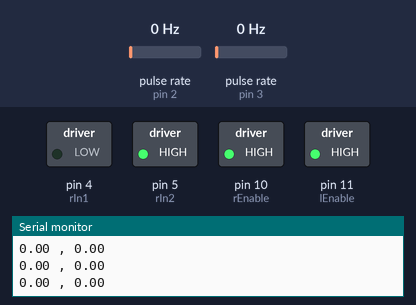
The sketch below on a simulated Arduino Uno, built with avr-gcc and run on an emulated ATmega328P. Parts: switched loads named in the sketch (green lamp = pin HIGH), the last lines printed to the serial monitor. Wiring (inferred from the names in the program): 2 × pulse sensor: data pin 2 / data pin 3. The inputs (shaded band) are chosen by the test bench; at power-on: pulse rate (sensors on pin 2, pin 3) 0 Hz. Pins used as bus, display or sensor lines are not drawn.

Above: at 2.7 s.
2.8 s: pulse rate (sensor on pin 2) set to 4 Hz
At 5.12 s:
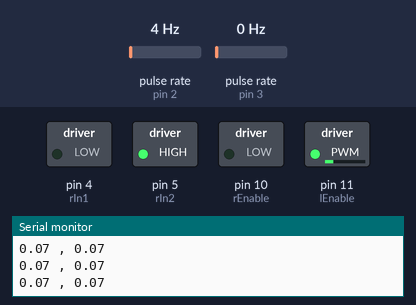
5.8 s: pulse rate (sensor on pin 3) set to 4 Hz
At 5.8 s:
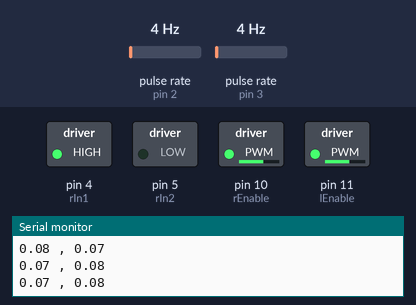
8.8 s: pulse rate (sensor on pin 2) set to 50 Hz
At 9.86 s:
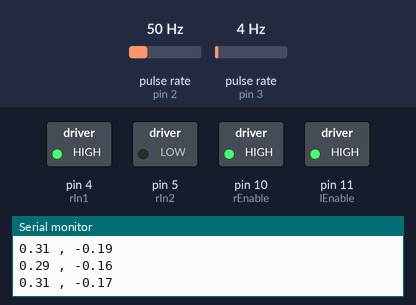
11.8 s: pulse rate (sensor on pin 3) set to 100 Hz
14.8 s: pulse rate (sensor on pin 2) set to 150 Hz
17.8 s: pulse rate (sensor on pin 3) set to 4 Hz
At 19.67 s:
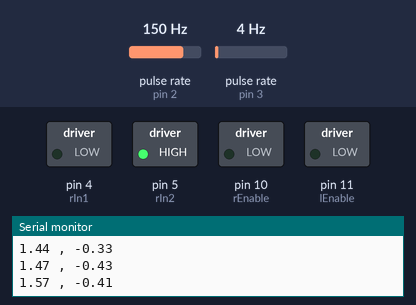
Timing chart, 0 to 21.8 s (numbered marks = the images above; inputs shaded):
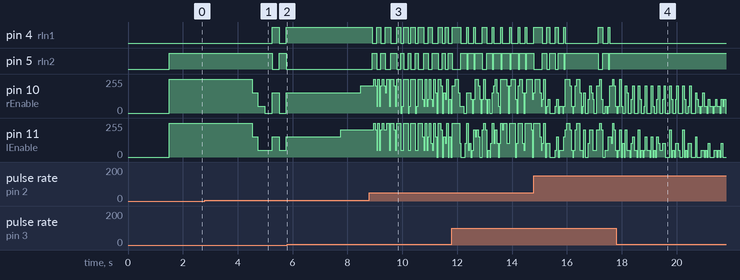

Measured:
- after the input at 2.8 s, pin 4 (rIn1): LOW → HIGH after 2.5 s, → LOW 0.26 s later, → HIGH 0.26 s later; pin 5 (rIn2): HIGH → LOW after 2.5 s, → HIGH 0.26 s later, → LOW 0.26 s later
- after the input at 5.8 s, pin 4 (rIn1): stops changing and stays HIGH; pin 5 (rIn2): stops changing and stays LOW
- after the input at 8.8 s, pin 4 (rIn1): HIGH → LOW after 0.10 s, → HIGH 0.16 s later, → LOW 0.16 s later, → HIGH 0.16 s later, … (19 changes in this stretch); pin 5 (rIn2): LOW → HIGH after 0.10 s, → LOW 0.16 s later, → HIGH 0.16 s later, → LOW 0.16 s later, … (19 changes in this stretch)
- after the input at 17.8 s, pin 4 (rIn1): stops changing and stays LOW; pin 5 (rIn2): stops changing and stays HIGH

The sketch:

Gain_Matrix.ino
```cpp
#define R         (float) 0.032
#define L         (float) 0.135
#define FORWARD           1
#define BACKWARD          0
#define rIn1              4
#define rIn2              5
#define lIn1              5
#define lIn2              7
#define rEnable           10
#define lEnable           11
#define rEncoder          2
#define lEncoder          3
#define lDcGain (float) 38.35
#define rDcGain (float) 40.5

//initializing global variables

volatile float rMotorTicks = 0;
volatile float lMotorTicks = 0;
float dR=0.0, dL=0.0, dC=0.0;
float x=0.0, y=0.0, theta=0.0;
float rMotorSpeed = 0, lMotorSpeed = 0;
float v = 0, w = 0, k11 =2, k12 = 2, k13 = 0, k21 = 0, k22 = 0, k23 = 5, vR = 0,  vL = 0, eX = 0, eY = 0 , eTheta = 0;
float xGoal= 1 , yGoal = 0, thetaGoal = 0;
int rDir=FORWARD, lDir=FORWARD;
float vmr = 0, vml = 0, Vmr = 0, Vml = 0 ;
float lVolt,rVolt;
float lSpeed =0.0, rSpeed=0.0;
float lControlAction=0.0,rControlAction=0.0;
void setup() {
  // put your setup code here, to run once:
  pinMode(rIn1, OUTPUT);
  pinMode(rIn2, OUTPUT);
  pinMode(lIn1, OUTPUT);
  pinMode(lIn2, OUTPUT);
  pinMode(rEnable, OUTPUT);
  pinMode(lEnable, OUTPUT);
  pinMode(rEncoder, INPUT);
  digitalWrite(rEncoder, HIGH);
  pinMode(lEncoder, INPUT);
  digitalWrite(lEncoder, HIGH);
  attachInterrupt(digitalPinToInterrupt(rEncoder), doRightEncoder, RISING);
  attachInterrupt(digitalPinToInterrupt(lEncoder), doLeftEncoder, RISING);
  Serial.begin(9600);

  delay(1500);
}

void rightWheel(int rspeed){

   switch(rDir){

    case FORWARD:
      digitalWrite(rIn1, LOW);
      digitalWrite(rIn2, HIGH);
      break;

    case BACKWARD:
      digitalWrite(rIn1, HIGH);
      digitalWrite(rIn2, LOW);
      break;

    }
  analogWrite(rEnable, rspeed);
}

void leftWheel(int lSpeed){
  switch(lDir){

    case FORWARD:
      digitalWrite(lIn1, LOW);
      digitalWrite(lIn2, HIGH);
      break;

    case BACKWARD:
      digitalWrite(lIn1, HIGH);
      digitalWrite(lIn2, LOW);
      break;
    }

  analogWrite(lEnable, lSpeed);
}


void lApplyControlAction(float controlAction){


  if(controlAction<0){

     if(controlAction < -255.0)
        lControlAction= -255.0;

    lDir=BACKWARD;
    leftWheel( abs( lControlAction) );

    }else{

      if(controlAction > 255.0)
        lControlAction= 255.0;

      lDir=FORWARD;
      leftWheel( abs( lControlAction) );

    }

     if(controlAction > 255.0)
    lControlAction= 255.0;

}


void rApplyControlAction(float controlAction){


  if(controlAction<0){

    if(controlAction < -255.0)
        rControlAction= -255.0;

    rDir=BACKWARD;
    rightWheel( abs( rControlAction) );

    }else{

      if(controlAction > 255.0)
        rControlAction= 255.0;

      rDir=FORWARD;
      rightWheel( abs( rControlAction) );

    }

}


void actualPos(){

  // Updating robot's pose
  x = x + (dC*cos(theta));
  y = y + (dC*sin(theta));
  theta = theta+ ( ( dR - dL ) / L );

  // Mapping theta from [-PI,PI]
  theta = atan2( sin( theta ), cos( theta ) );

}

void calcErrors(){

  float d1 = 0, d2 = 0, d3 = 0;
  d1 = xGoal - x;
  d2 = yGoal - y;
  d3 = thetaGoal - theta;
  eX =    (cos(theta)*d1) + (sin(theta)*d2);
  eY = -1*(sin(theta)*d2) + (cos(theta)*d2);
  eTheta = (d3);
}


float gainMatrix(){

  v = (k11 * eX) + (k12 * eY )+ (k13 * eTheta);
  w = (k21 * eX) + (k22 * eY )+ (k23 * eTheta);
}

float kinematics(){

  vR = v + ( w * L/2);
  vL = v - ( w * L/2);
}
void loop() {

  /* Gain matrix controller */

  //get error constants
    calcErrors();


  //get design parameters (v,w)
    gainMatrix();

    if(w>(PI/4))
      w=PI/4;

    if(w<(-PI/4))
      w=-PI/4;
  // get vR, vL from the kinematics
    kinematics();

    // wanted right wheel speed in rad/s
    rSpeed = vR / R;
    // wanted right wheel speed in RPM
    rSpeed *= 30.0/PI;

    // wanted left wheel speed in rad/s
    lSpeed = vL / R;

    // wanted right wheel speed in RPM
    lSpeed *= 30.0/PI;


  //lMotorSpeed = ((lMotorTicks * 60) / 8.0)/0.05;      //RPM Feedback

  // Calculating desired left wheel voltage
  lVolt = ( lSpeed / lDcGain ) - 0.1;

  // Mapping control action from (0~5.2)volt to (0~255)
  lControlAction=map(lVolt,0,5.2,0,255);
  //Applying control action to left wheel
  lApplyControlAction(lControlAction);

  //rMotorSpeed = (((rMotorTicks * 60) / 8.0)/0.05); //RPM Feedback

  // Calculating desired right wheel voltage
  rVolt = ( rSpeed / rDcGain ) + 0.74;
  // Mapping control action from (0~5.2)volt to (0~255)
  rControlAction=map(rVolt,0,5.2,0,255);
  //Applying control action to right wheel
  rApplyControlAction(rControlAction);

  // Calculating current pose of the robot in (m)
  dR=(rMotorTicks/8.0)*(2*PI*R);
  dL=(lMotorTicks/8.0)*(2*PI*R);
  dC=(dR+dL)/2;
  actualPos();
  rMotorTicks = 0;
  lMotorTicks = 0;

  Serial.print(x);
  Serial.print(" , ");
  Serial.println(y);
  //Serial.print(rMotorSpeed);
  //Serial.print(" , ");
  //Serial.println(lMotorSpeed);
  //Serial.print(" , ");
  //Serial.println(thetaNew);
  //Serial.print(rControlAction);
  //Serial.print(" , ");
  //Serial.println(lControlAction);


  delay(50);

}

// Calculate R motor ticks
void doRightEncoder(){

  if(rDir==FORWARD)
    rMotorTicks++;
  else
    rMotorTicks--;

}

// Calculate L motor ticks
void doLeftEncoder(){

  if(lDir==FORWARD)
    lMotorTicks++;
  else
    lMotorTicks--;

}
```
